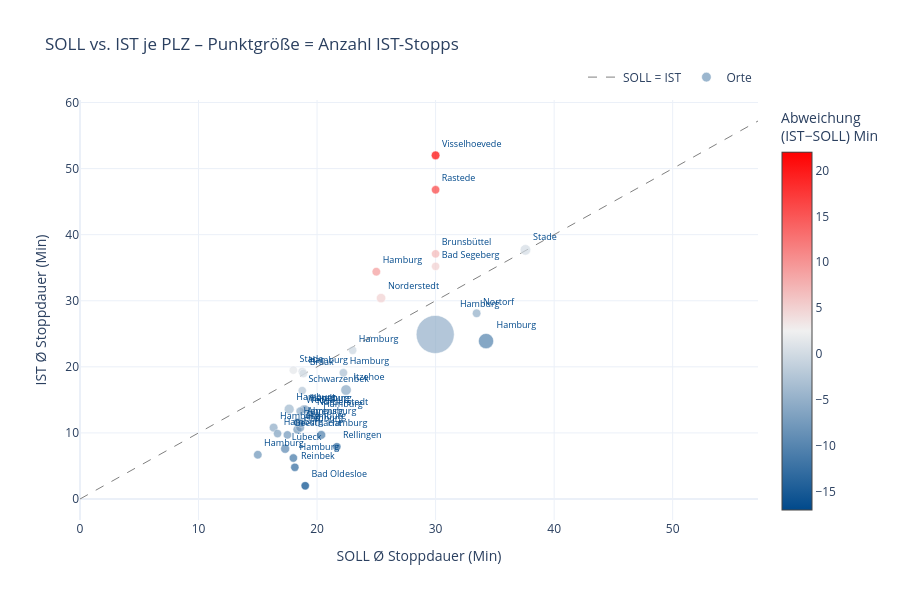

The cell this chart's notebook holds for it:
### Code cell
#Scatterplot
merged['label'] = merged['PLZ'].astype(str) + ' – ' + merged['ORT']

fig = go.Figure()

# Diagonale (SOLL = IST)
lim_max = max(merged['Soll_Avg'].max(), merged['Ist_Avg'].max()) * 1.1
fig.add_trace(go.Scatter(
    x=[0, lim_max], y=[0, lim_max],
    mode='lines',
    line=dict(color='grey', dash='dash', width=1),
    name='SOLL = IST'
))

# Datenpunkte sind städte
fig.add_trace(go.Scatter(
    x=merged['Soll_Avg'],
    y=merged['Ist_Avg'],
    mode='markers+text',
    text=merged['ORT'],
    textposition='top right',
    textfont=dict(size=9, color='#00498b'),
    marker=dict(
        size=merged['Ist_Stopps'] / merged['Ist_Stopps'].max() * 30 + 8,
        color=merged['Abweichung_Avg'],
        colorscale=[[0, '#00498b'], [0.5, '#f0f0f0'], [1, '#ff0000']],
        colorbar=dict(title='Abweichung<br>(IST−SOLL) Min'),
        showscale=True,
        line=dict(color='white', width=0.5)
    ),
    name='Orte'
))

fig.update_layout(
    template='plotly_white',
    title='SOLL vs. IST je PLZ – Punktgröße = Anzahl IST-Stopps',
    xaxis_title='SOLL Ø Stoppdauer (Min)',
    yaxis_title='IST Ø Stoppdauer (Min)',
    height=600,
    legend=dict(orientation='h', yanchor='bottom', y=1.02, xanchor='right', x=1)
)

fig.show()

### Figure 1 — Plotly figure (JSON) as saved in the notebook; plotly's stock layout.template omitted (floating-point values rounded to 4 significant figures)
{"data": [{"line": {"color": "grey", "dash": "dash", "width": 1}, "mode": "lines", "name": "SOLL = IST", "type": "scatter", "x": [0, 57.2], "y": [0, 57.2]}, {"marker": {"color": [-7.833, 0.55, -8.3, -5.068, -3.122, -7.4, -10.36, -5.257, -5.4, -13.32, -2.35, -7.8, 1.5, 0.12, -5.533, 9.4, 0.1538, -7.771, -6.767, -11.8, -10.66, -6.733, -0.5, -4.047, 5.0, -6.544, -5.271, -7.136, -9.708, 5.2, -17.0, -5.362, -13.77, -5.944, 7.1, 16.8, 22.0], "colorbar": {"title": {"text": "Abweichung<br>(IST−SOLL) Min"}}, "colorscale": [[0, "#00498b"], [0.5, "#f0f0f0"], [1, "#ff0000"]], "line": {"color": "white", "width": 0.5}, "showscale": true, "size": [8.638, 8.348, 8.522, 38.0, 8.406, 8.29, 15.2, 8.348, 8.29, 8.29, 8.29, 8.406, 8.406, 10.55, 8.696, 8.522, 8.522, 8.638, 8.29, 8.348, 8.754, 8.348, 8.348, 9.857, 9.335, 8.754, 8.29, 8.58, 8.986, 8.29, 8.29, 8.522, 8.29, 10.44, 8.29, 8.29, 8.58]}, "mode": "markers+text", "name": "Orte", "text": ["Hamburg", "Hamburg", "Hamburg", "Hamburg", "Hamburg", "Hamburg", "Hamburg", "Hamburg", "Lüneburg", "Reinbek", "Schwarzenbek", "Geesthacht", "Stade", "Stade", "Hamburg", "Hamburg", "Braak", "Hamburg", "Hamburg", "Hamburg", "Hamburg", "Hamburg", "Hamburg", "Hamburg", "Norderstedt", "Norderstedt", "Wedel", "Ahrensburg", "Lübeck", "Bad Segeberg", "Bad Oldesloe", "Nortorf", "Rellingen", "Itzehoe", "Brunsbüttel", "Rastede", "Visselhoevede"], "textfont": {"color": "#00498b", "size": 9}, "textposition": "top right", "type": "scatter", "x": [18.33, 18.75, 15.0, 29.97, 22.22, 20.0, 34.26, 18.86, 19.0, 18.12, 18.75, 17.5, 18.0, 37.58, 16.33, 25.0, 18.85, 18.57, 16.67, 18.0, 20.36, 18.33, 23.0, 17.65, 25.4, 19.44, 18.57, 18.64, 17.31, 30.0, 19.0, 33.46, 21.67, 22.44, 30.0, 30.0, 30.0], "y": [10.5, 19.3, 6.7, 24.9, 19.1, 12.6, 23.9, 13.6, 13.6, 4.8, 16.4, 9.7, 19.5, 37.7, 10.8, 34.4, 19.0, 10.8, 9.9, 6.2, 9.7, 11.6, 22.5, 13.6, 30.4, 12.9, 13.3, 11.5, 7.6, 35.2, 2.0, 28.1, 7.9, 16.5, 37.1, 46.8, 52.0]}], "layout": {"height": 600, "legend": {"orientation": "h", "x": 1, "xanchor": "right", "y": 1.02, "yanchor": "bottom"}, "title": {"text": "SOLL vs. IST je PLZ – Punktgröße = Anzahl IST-Stopps"}, "xaxis": {"title": {"text": "SOLL Ø Stoppdauer (Min)"}}, "yaxis": {"title": {"text": "IST Ø Stoppdauer (Min)"}}}}
